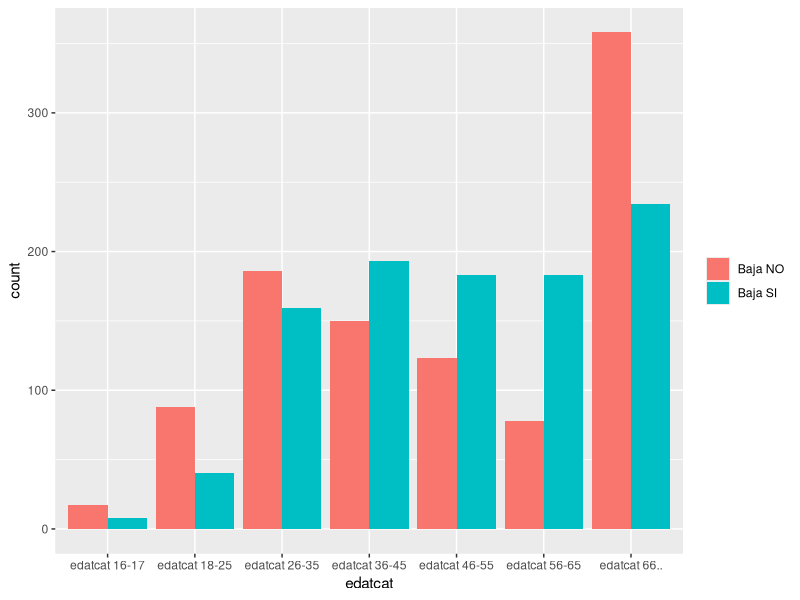
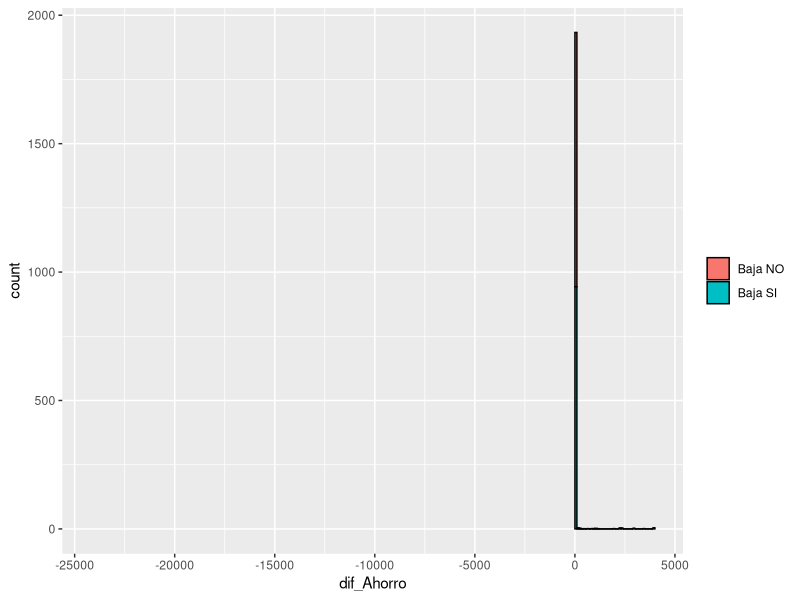

Write R code to recreate these figures, in order. (Note: this script raises an error after producing the figures.)
setwd("/Users/tonet/Documents/posgrado/analytics/s2/Sessio2_cursBigData_Profiling/exer2")
d <- read.csv(file="churn.txt", sep=" ")
# 1. Hacer summary y corregir
summary(d$sexo)
d <- transform(d, sexo_new= ifelse(sexo=="No informado", "MUJER", "HOMBRE"))
d$sexo <- d$sexo_new
d$sexo_new <- NULL

# 3. Charts
# Barchart para la variable categorica sexo
#install.packages("ggplot2")
library(ggplot2)
mysubset <- subset(d, select=c("edatcat","Baja"))
ggplot(mysubset, aes(mysubset$edatcat, fill=mysubset$Baja) ) + geom_bar(position="dodge") + scale_x_discrete("edatcat") + theme(legend.title=element_blank())


# Histograma para la variable cuantitativa antig
mysubset <- subset(d, select=c("dif_Ahorro","Baja"))
max_val <- max(mysubset$dif_Ahorro)
ggplot(mysubset, aes(mysubset$dif_Ahorro, fill=mysubset$Baja)) + geom_bar(aes(y = (..count..)/sum(..count..))) + labs(x="dif_Ahorro", y="count") + geom_histogram(breaks=seq(0, max_val, 100), col="black", aes(fill=mysubset$Baja)) + theme(legend.title=element_blank())

# 4. Profiling
# install.packages("ggplot2", dependencies = TRUE)
# install.packages("FactoMineR")
library(FactoMineR)
catdes(d, num.var=1, proba=0.05)



d$dif_Ahorro_new<-cut(d$dif_Ahorro, breaks=c(0,0.0001,150,400,1000,3000,99000),include.lowest=T, na.rm=TRUE)
max_val <- max(mysubset$dif_Ahorro_new)
ggplot(mysubset, aes(aux, fill=mysubset$Baja)) + labs(x="aux", y="count") + geom_histogram(breaks=seq(0, 10, 100), col="black", aes(fill=mysubset$Baja)) + theme(legend.title=element_blank())

churn <- read.csv(file="churn.txt", sep=" ")
churn2 = churn
churn2$Rec_dif_Ahorro = cut(churn$dif_Ahorro, breaks=c(-99000,-100,-0.0001,0,20,200,1000,99000))
mysubset <- subset(churn2, select=c("Rec_dif_Ahorro","Baja"))
ggplot(mysubset, aes(mysubset$Rec_dif_Ahorro, fill=mysubset$Baja) ) + geom_bar(position="dodge") + scale_x_discrete("Rec_dif_Ahorro") + theme(legend.title=element_blank())
                     
        
#6
20*100/393
6*100/322
393*0.0509
3*100/179
4*100/297
17*100/214
2*100/25
                     
